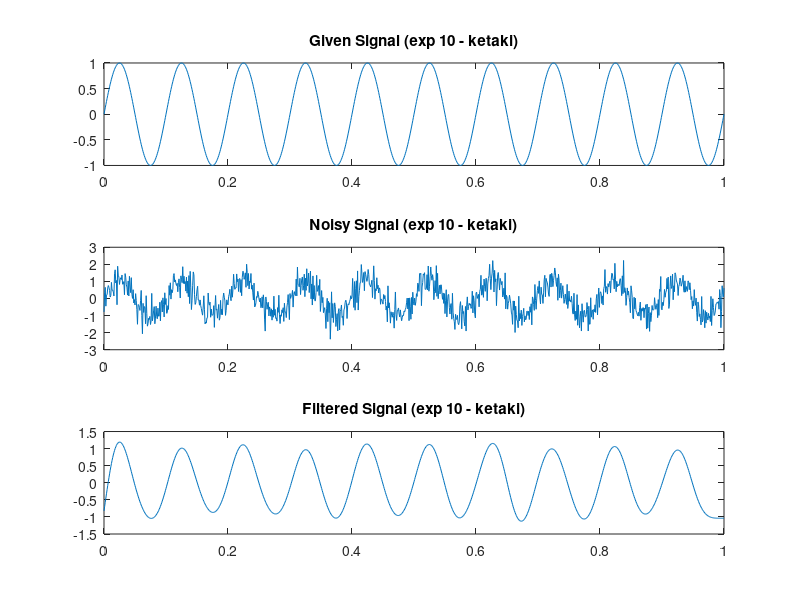

Reproduce this figure in MATLAB.
% experiment 10 mini project (NSS)
% ketaki mahajan / A-3 / 16014022050

t = 0:0.001:1;
% Sinosoidal signal, we can add any signal here
signal = sin(2 * pi * 10 * t);

% To make noisy signal we make use of randn to add gausian white noise to the signal
noisy_signal = sin(2 * pi * 10 * t) + 0.5 * randn(size(t));

% Design a Butterworth low-pass filter
order = 10; % Filter order
cutoff_frequency = 20; % Cutoff frequency in Hz
sampling_frequency = 1000; % Sampling frequency in Hz
[b, a] = butter(order, cutoff_frequency / (sampling_frequency / 2));

% Apply the filter to the noisy signal
filtered_signal = filtfilt(b, a, noisy_signal);

% Plot the original and filtered signals
figure;

subplot(3,1,1);
plot(t, signal);
title(['Given Signal (exp 10 - ketaki)']);

subplot(3,1,2);
plot(t, noisy_signal);
title('Noisy Signal (exp 10 - ketaki)');

subplot(3,1,3);
plot(t, filtered_signal);
title('Filtered Signal (exp 10 - ketaki)');
